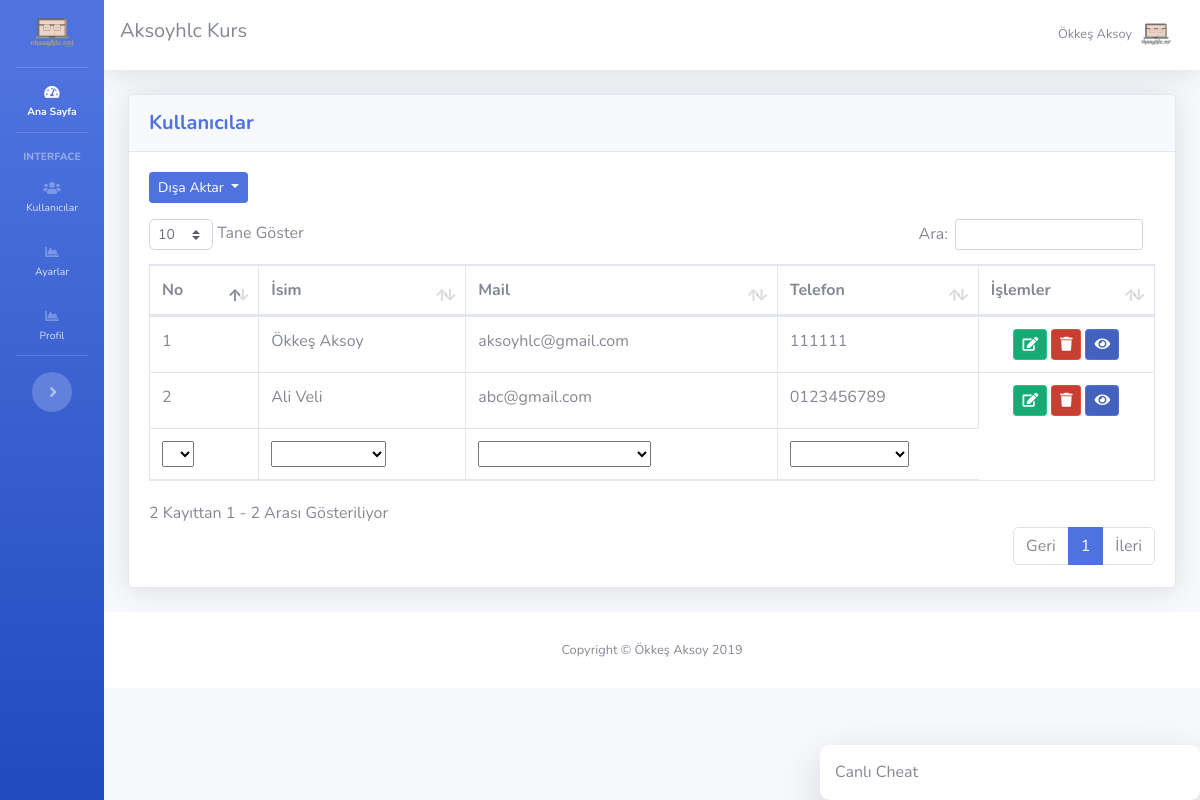
/Dosyalar/kullanicilar.php (signed in), run on the app's committed database.
### tables this page shows
CREATE TABLE `ayarlar` (
  `id` int(11) NOT NULL,
  `site_logo` varchar(400) DEFAULT NULL,
  `site_baslik` varchar(350) DEFAULT NULL,
  `site_aciklama` varchar(300) DEFAULT NULL,
  `site_link` varchar(100) DEFAULT NULL,
  `site_sahip_mail` varchar(100) DEFAULT NULL,
  `site_mail_host` varchar(100) DEFAULT NULL,
  `site_mail_mail` varchar(100) DEFAULT NULL,
  `site_mail_port` int(11) DEFAULT NULL,
  `site_mail_sifre` varchar(100) DEFAULT NULL
);

CREATE TABLE `kullanicilar` (
  `kul_id` int(11) NOT NULL,
  `kul_isim` varchar(200) DEFAULT NULL,
  `kul_mail` varchar(200) DEFAULT NULL,
  `kul_sifre` varchar(100) DEFAULT NULL,
  `kul_telefon` varchar(100) DEFAULT NULL,
  `kul_yetki` int(11) NOT NULL DEFAULT '0'
);

### Dosyalar/islemler/baglan.php (called while the page is built, shortened)
<?php
$host="localhost";
$veritabani_ismi="chat";
$kullanici_adi="root";
$sifre="123456789";
try {
	$db = new PDO("mysql:host=$host;dbname=$veritabani_ismi;charset=utf8",$kullanici_adi,$sifre);
} catch (PDOException $e) {
	echo $e->getmessage();
}
$sorgu=$db->prepare("SELECT * FROM ayarlar");
$sorgu->execute();
$ayarcek=$sorgu->fetch(PDO::FETCH_ASSOC);
?>

### Dosyalar/kullanicilar.php (the view, shortened to what this page needs)
<?php
include'header.php';
?>
<link rel="stylesheet" type="text/css" href="vendor/datatables/dataTables.bootstrap4.min.css">
<div class="container-fluid">
  <div class="card shadow mb-4">
    <div class="card-header py-3">
      <h5 class="m-0 font-weight-bold text-primary">Kullanıcılar</h5>
    </div>
    <div class="card-body">
      <div class="dropdown">
        <button class="btn btn-primary btn-sm dropdown-toggle" type="button" id="dropdownMenuButton" data-toggle="dropdown" aria-haspopup="true" aria-expanded="false">
          Dışa Aktar
        </button>
</div>
<div class="table-responsive mt-3">
  <table class="table table-bordered" id="kullanicitablosu">
    <thead>
      <tr>
        <th>No</th>
        <th>İsim</th>
        <th>Mail</th>
        <th>Telefon</th>
        <th>İşlemler</th>
      </tr>
    </thead>
    <tbody>
      <?php
      $sayi=0;
      $sorgu=$db->prepare("SELECT * FROM kullanicilar");
      $sorgu->execute();
      while ($kullanicibilgisi=$sorgu->fetch(PDO::FETCH_ASSOC)) {
        $sayi++;
        ?>
        <tr>
          <td><?php echo $sayi; ?></td>
          <td><?php echo $kullanicibilgisi['kul_isim']; ?></td>
          <td><?php echo $kullanicibilgisi['kul_mail']; ?></td>
          <td><?php echo $kullanicibilgisi['kul_telefon']; ?></td>
          <td>
            <div class="row justify-content-center">
              <form action="kullaniciduzenle.php" method="POST" accept-charset="utf-8">
                <button type="submit" name="duzenleme" class="btn btn-success btn-sm btn-icon-split">
                  <span class="icon text-white-60">
                    <i class="fas fa-edit"></i>
                  </span>
                </button>
              </form>
              <form class="mx-1" action="islemler/ajax.php" method="POST" accept-charset="utf-8">
                <button type="submit" name="kulsilme" class="btn btn-danger btn-sm btn-icon-split">
                  <span class="icon text-white-60">
                    <i class="fas fa-trash"></i>
                  </span>
                </button>
              </form>
              <form action="kullanici.php" method="POST" accept-charset="utf-8">
                <button type="submit" name="duzenleme" class="btn btn-primary btn-sm btn-icon-split">
                  <span class="icon text-white-60">
                    <i class="fas fa-eye"></i>
                  </span>
                </button>
              </form>
            </div>
          </td>
        </tr>
      <?php } ?>
    </tbody>
    <tfoot>
      <tr>
        <th>No</th>
        <th>İsim</th>
        <th>Mail</th>
        <th>Telefon</th>
      </tr>
    </tfoot>
  </table>
</div>
</div>
</div>
</div>
<?php include'footer.php' ?>

### Dosyalar/header.php (shortened to what this page needs)
<?php
include 'islemler/baglan.php';
?>
<!DOCTYPE html>
<html lang="tr">
<head>
  <link href="vendor/fontawesome-free/css/all.min.css" rel="stylesheet" type="text/css">
  <link href="css/sb-admin-2.min.css" rel="stylesheet">
  <link rel="stylesheet" href="css/aksoyhlc.css">
</head>
<body id="page-top">
  <div id="wrapper">
    <ul class="navbar-nav bg-gradient-primary sidebar sidebar-dark accordion" id="accordionSidebar">
     <li class="nav-item">
      <a class="nav-link text-center" href="index.php">
        <img src="dosyalar/<?php echo $ayarcek['site_logo'] ?>" style="width: 60%; height: auto;">
      </a>
    </li>
    <hr class="sidebar-divider my-0">
    <li class="nav-item active">
      <a class="nav-link" href="index.php">
        <i class="fas fa-fw fa-tachometer-alt"></i>
        <span>Ana Sayfa</span></a>
      </li>
      <hr class="sidebar-divider">
      <div class="sidebar-heading">
        Interface
      </div>
       <li class="nav-item">
          <a class="nav-link collapsed" href="#" data-toggle="collapse" data-target="#collapseTwo" aria-expanded="true" aria-controls="collapseTwo">
            <i class="fas fa-users"></i>
            <span>Kullanıcılar</span>
          </a>
        </li>
        <li class="nav-item">
          <a class="nav-link" href="ayarlar.php">
            <i class="fas fa-fw fa-chart-area"></i>
            <span>Ayarlar</span></a>
          </li>
          <li class="nav-item">
            <a class="nav-link" href="profil.php">
              <i class="fas fa-fw fa-chart-area"></i>
              <span>Profil</span></a>
            </li>
            <hr class="sidebar-divider d-none d-md-block">
            <div class="text-center d-none d-md-inline">
              <button class="rounded-circle border-0" id="sidebarToggle"></button>
            </div>
          </ul>
          <div id="content-wrapper" class="d-flex flex-column">
            <div id="content">
              <nav class="navbar navbar-expand navbar-light bg-white topbar mb-4 static-top shadow">
                <h5><?php echo $ayarcek['site_baslik'] ?></h5>
                <ul class="navbar-nav ml-auto">
                  <li class="nav-item dropdown no-arrow">
                    <a class="nav-link dropdown-toggle" href="#" id="userDropdown" role="button" data-toggle="dropdown" aria-haspopup="true" aria-expanded="false">
                      <span class="mr-2 d-none d-lg-inline text-gray-600 small"><?php echo $_SESSION['kul_isim'] ?></span>
                      <img class="img-profile rounded-circle" src="dosyalar/<?php echo $ayarcek['site_logo'] ?>">
                    </a>
                  </li>
                </ul>
              </nav>

### Dosyalar/footer.php (shortened to what this page needs)
 <div id="chat-sag" class="shadow-lg">
  <div class="d-flex justify-content-between" style="margin: -15px;">
    <div class="mb-3 mesaj-gorunurluk" style="width: 100%; height: 100%; padding: 15px;">Canlı Cheat</div>
  </div>
</div>
<footer class="sticky-footer bg-white">
  <div class="container my-auto">
    <div class="copyright text-center my-auto">
      <span>Copyright &copy; Ökkeş Aksoy 2019</span>
    </div>
  </div>
</footer>
</div>
</div>
</body>
</html>

### Dosyalar/css/aksoyhlc.css (style rules this page uses)
#chat-sag { position: fixed; bottom: 0; right: 0; width: 380px; background-color: white; padding: 15px; padding-right: 0; padding-bottom: 0; border-radius: 0.6rem; z-index: 99; }

### data on the page
ayarlar: site_logo (picture), site_baslik "Aksoyhlc Kurs"
kullanicilar: kul_isim "Ökkeş Aksoy", kul_mail "aksoyhlc@gmail.com", kul_telefon "111111"
kullanicilar: kul_isim "Ali Veli", kul_mail "abc@gmail.com", kul_telefon "0123456789"

### other printed values
$_SESSION['kul_isim'] "Ökkeş Aksoy"
